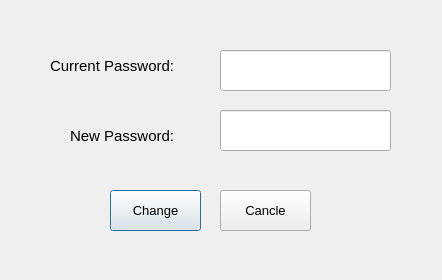
<?xml version="1.0" encoding="UTF-8"?>
<ui version="4.0">
 <class>changePass_dialog</class>
 <widget class="QDialog" name="changePass_dialog">
  <property name="geometry">
   <rect>
    <x>0</x>
    <y>0</y>
    <width>442</width>
    <height>280</height>
   </rect>
  </property>
  <property name="windowTitle">
   <string>Dialog</string>
  </property>
  <widget class="QLabel" name="label">
   <property name="geometry">
    <rect>
     <x>50</x>
     <y>30</y>
     <width>171</width>
     <height>71</height>
    </rect>
   </property>
   <property name="font">
    <font>
     <pointsize>11</pointsize>
    </font>
   </property>
   <property name="text">
    <string>Current Password:</string>
   </property>
  </widget>
  <widget class="QLabel" name="label_2">
   <property name="geometry">
    <rect>
     <x>70</x>
     <y>110</y>
     <width>141</width>
     <height>51</height>
    </rect>
   </property>
   <property name="font">
    <font>
     <pointsize>11</pointsize>
    </font>
   </property>
   <property name="text">
    <string>New Password:</string>
   </property>
  </widget>
  <widget class="QLineEdit" name="currentpass_le">
   <property name="geometry">
    <rect>
     <x>220</x>
     <y>50</y>
     <width>171</width>
     <height>41</height>
    </rect>
   </property>
  </widget>
  <widget class="QLineEdit" name="newpass_le">
   <property name="geometry">
    <rect>
     <x>220</x>
     <y>110</y>
     <width>171</width>
     <height>41</height>
    </rect>
   </property>
  </widget>
  <widget class="QPushButton" name="changeButton">
   <property name="geometry">
    <rect>
     <x>110</x>
     <y>190</y>
     <width>91</width>
     <height>41</height>
    </rect>
   </property>
   <property name="font">
    <font>
     <pointsize>10</pointsize>
    </font>
   </property>
   <property name="text">
    <string>Change</string>
   </property>
  </widget>
  <widget class="QPushButton" name="cancleBotton">
   <property name="geometry">
    <rect>
     <x>220</x>
     <y>190</y>
     <width>91</width>
     <height>41</height>
    </rect>
   </property>
   <property name="font">
    <font>
     <pointsize>10</pointsize>
    </font>
   </property>
   <property name="text">
    <string>Cancle</string>
   </property>
  </widget>
 </widget>
 <resources/>
 <connections/>
</ui>
